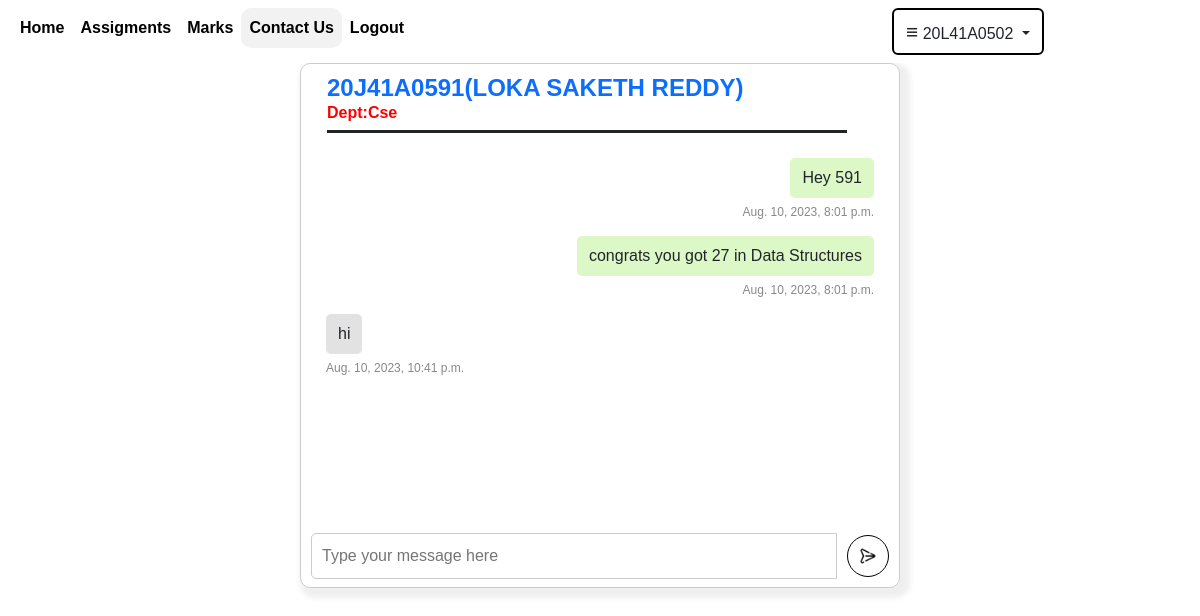
Page /send_message_faculty/20J41A0591 (signed in) on the committed database.
### user/models.py (models this page shows, shortened)
class LoginDetails(models.Model):
    username=models.CharField(max_length=20,primary_key=True)
    password=models.CharField(max_length=20)
    name=models.CharField(max_length=100)
    usertype=models.CharField(max_length=30,default="usertype")
    dept=models.CharField(max_length=30,default="department")

class Message(models.Model):
    message_id=models.IntegerField()
    sender=models.CharField(max_length=120)
    receiver=models.CharField(max_length=120)
    message=models.CharField(max_length=1000,blank=False)
    timestamp=models.DateTimeField(default=timezone.now)

### user/views.py (the view)
# urls.py: path('send_message_faculty/<str:pk>',views.send_message_faculty),
def send_message_faculty(request,pk):
    uname=request.session.get('uname')
    name=request.session.get('name')
    fac=LoginDetails.objects.get(username=uname)
    selectedname=LoginDetails.objects.get(username=pk).name
    selecteddept=LoginDetails.objects.get(username=pk).dept
    messagelist=Message.objects.filter((Q(sender=uname) & Q(receiver=pk)) | (Q(sender=pk) & Q(receiver=uname)))
    return render(request,'send_message_faculty.html',{'selected':pk,'selecteddept':selecteddept,'selectedname':selectedname,'uname':uname,'fac':fac,'name':name,'messagelist':messagelist})

### user/templates/send_message_faculty.html (shortened to what this page needs)
{% extends 'base2.html'%}
{% block content%}
<form action='/message_sent_faculty/{{selected}}' id="form"method='post'>
<div class="outer_box">
    <div class="h4 pb-2 mb-0 border-bottom border-3 mx-3 border-dark underline" style="color:#0d6efd;width:90%;">
    <b>{{selected}}({{selectedname}})</b> <br>
    <h6 class="mb-0"><b style="color:red;">Dept:{{selecteddept}}</b></h6>
  </div>
    <div class="chat-window" id="chat-wind">
        {% for msg in messagelist %}
            {% if msg.sender == uname%}
                <div class="message sent">
                    <span class="message-content">{{msg.message}}</span>
                    <div class="message-timestamp">{{msg.timestamp}}</div>
                </div>
            {% elif msg.sender == selected%}
                <div class="message received">
                    <span class="message-content">{{msg.message}}</span>
                    <div class="message-timestamp">{{msg.timestamp}}</div>
                </div>
            {%endif%}
        {%endfor%}
    </div>
    <div class="message-box">
        <input type="text" id="message-input" name="text" placeholder="Type your message here">
        <button class="btt"><div id="send-button" onclick="refreshChat()"><img src="../static/img/icons8-send-96.png"></div></button>
    </div>
</div>
  </form>
{%endblock%}

### user/templates/base2.html (shortened to what this page needs)
<html>
<head>
    <link href="https://cdn.jsdelivr.net/npm/bootstrap@5.3.0-alpha1/dist/css/bootstrap.min.css" rel="stylesheet">
</head>
<body class="" style="background-color:#fff">
    <nav class="navbar navi navbar-expand-lg sticky-top" style="background-color:#fff;">
        <div class="container-fluid">
          <div class="collapse navbar-collapse" id="navbarNav">
            <center>
            <ul class="navbar-nav">
              <li class="nav-item">
                <a class="nav-link" href="/faculty" id="home" style="color:black;border:0px;"><strong>Home</strong></a>
              </li>
              <li class="nav-item">
                <a class="nav-link" href="/assignments" id="assignment" style="color:black;border:0px;"><strong>Assigments</strong></a>
              </li>
              <li class="nav-item">
                <a class="nav-link" href="/marks" id="marks" style="color:black;border:0px;"><strong>Marks</strong></a>
              </li>
              <li class="nav-item">
                <a class="nav-link" href="/contact_students" id="contactus" style="color:black;border:0px;"><strong>Contact Us</strong></a>
              </li>
              <li class="nav-item">
                <a class="nav-link" href="/logoutf" id="logout" style="color:black;border:0px;"><strong>Logout</strong></a>
              </li>
              <li class="nav-item dropdown" id="log"style="position:relative;left:40vw;">
                <button class="btn dropdown-toggle" data-bs-toggle="dropdown" style="border:2px solid black;"aria-expanded="false">
                 <p style="font-size:130%;display:inline;">&equiv;</p> {{fac.username}}
                </button>
              </li>
            </ul>
          </center>
          </div>
        </div>
      </nav>
      {% block content %}
      {% endblock %}
    </body>
</html>

### rows in the picture
LoginDetails: username "20L41A0502"
LoginDetails: name "LOKA SAKETH REDDY", dept "Cse"
Message: message "Hey 591", timestamp "Aug. 10, 2023, 8:01 p.m."
Message: message "congrats you got 27 in Data Structures", timestamp "Aug. 10, 2023, 8:01 p.m."
Message: message "hi", timestamp "Aug. 10, 2023, 10:41 p.m."

### other values in the picture
{{ selected }} "20J41A0591"
